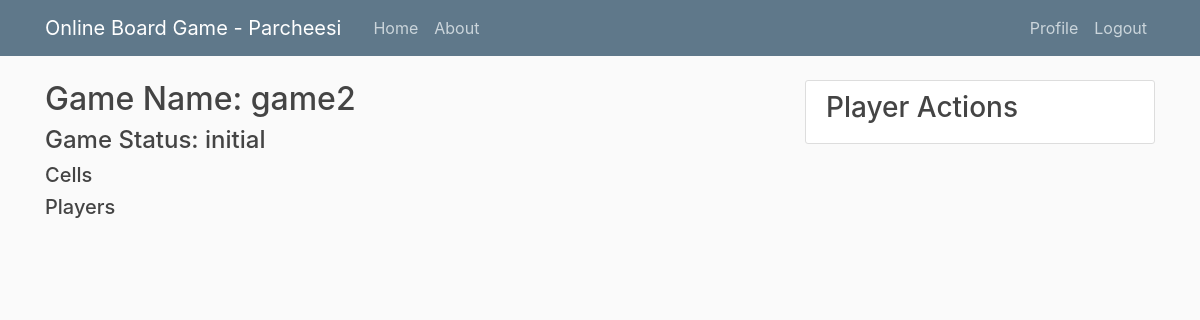
/2/details/ (signed in), run on an earlier commit of the app's database.
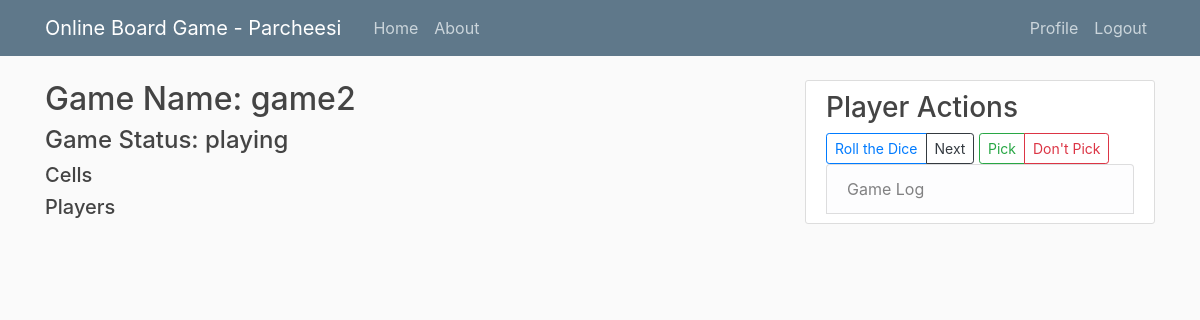
And on a later commit of the database.
### game/models.py (models this page shows, shortened)
class Game(models.Model):
    name = models.CharField(max_length=50)
    dice = models.IntegerField(default=3)
    is_cycle_enabled = models.BooleanField(default=False)
    cycle_value = models.IntegerField(default=0)
    credit = models.IntegerField(default=100)
    current_player_id = models.IntegerField(default=0)
    current_round = models.IntegerField(default=0)
    winner = models.ForeignKey(User, related_name='winner', null=True, blank=True, on_delete=models.PROTECT)
    game_ended = models.BooleanField(default=False)
    created = models.DateTimeField(auto_now_add=True)
    modified = models.DateTimeField(auto_now=True)
    termination_condition = models.CharField(max_length=20)
    termination_value = models.IntegerField(default=0)
    ready_player_count = models.IntegerField(default=0,null=True)
    player_count = models.IntegerField(default=0)
    game_status = models.CharField(max_length=30,default="initial")
    cell_count = models.IntegerField(default=0)
    def getGameCells(self):
        return self.cell_set.all()
    def getGameLog(self):
        return self.gamelog_set.all()
    def getGamePlayers(self):
        return self.player_set.all()

### game/views.py (the view)
# urls.py: path('<int:game_id>/details/', views.detail, name='game-detail'),
@login_required
def detail(request, game_id):
    player = User.objects.get(username = request.user).player
    game = get_object_or_404(Game, pk = game_id)
    player_brokeness = didPlayerBroke(game, player)
    context = {
        'game': game,
        'player': player,
        'title': 'Detail',
        'status': player_brokeness
    }
    return render(request, 'game/detail.html', context)

### game/views.py (called while the page is built)
def didPlayerBroke(game,player):
    if player.credits <= 0 and game.termination_condition != "firstbroke":
        changePlayer(player, game)
        return True
    return False

### game/templates/game/detail.html (shortened to what this page needs)
{% extends "game/base.html" %}
{% block content %}
	<h2>Game Name: {{ game.name }}</h2>
	<h4>Game Status: {{game.game_status}}</h4>
    <h5>Cells</h5>
    </body>
    <h5>Players</h5>
{% endblock content %}

### game/templates/game/base.html (shortened to what this page needs)
{% load static %}
<!DOCTYPE html>
<html>
<head>
    <link rel="stylesheet" href="https://maxcdn.bootstrapcdn.com/bootstrap/4.0.0/css/bootstrap.min.css">
    <link rel="stylesheet" type="text/css" href="{% static 'game/main.css' %}">
</head>
<body>
    <header class="site-header">
      <nav class="navbar navbar-expand-md navbar-dark bg-steel fixed-top">
        <div class="container">
          <a class="navbar-brand mr-4" href="{% url 'game-home' %}">Online Board Game - Parcheesi</a>
          <div class="collapse navbar-collapse" id="navbarToggle">
            <div class="navbar-nav mr-auto">
              <a class="nav-item nav-link" href="{% url 'game-home' %}">Home</a>
              <a class="nav-item nav-link" href="{% url 'game-about' %}">About</a>
            </div>
            <div class="navbar-nav">
              {% if user.is_authenticated %}
                <a class="nav-item nav-link" href="{% url 'profile' %}">Profile</a>
                <a class="nav-item nav-link" href="{% url 'logout' %}">Logout</a>
              {% else %}
                <a class="nav-item nav-link" href="{% url 'login' %}">Login</a>
                <a class="nav-item nav-link" href="{% url 'register' %}">Register</a>
              {% endif %}
            </div>
          </div>
        </div>
      </nav>
    </header>
    <main role="main" class="container">
      <div class="row">
        <div class="col-md-8">
          {% block content %}{% endblock %}
        {% if player %}
        <div class="col-md-4">
          <div class="content-section">
            {% if player.game != null%}
              <h3 >Player Actions</h3>
              {% if game.game_status == "playing" and  0 < player.credits %}
              <div class="btn-group" role="group" aria-label="Player Actions">
                <button id='roll' name="roll" type="submit" value="{% url 'game-next' player.game.id %}" class="btn btn-outline-primary btn-sm">Roll the Dice</button>
                <button id='next' value="next" name="next" type="submit" class="btn btn-outline-dark btn-sm">Next</button>
              </div>
              <div class="btn-group" role="group" aria-label="Player Actions">
                <button id='pick' name="pick" type="submit" value="{% url 'game-pick' player.game.id %}" class="btn btn-outline-success btn-sm">Pick</button>
                <button id='no_pick' value="false" name="no_pick" type="submit" class="btn btn-outline-danger btn-sm"  >Don't Pick</button>
              </div>
              {% endif %}
              <ul class="list-group">
                {% if game.game_status == "playing" and game.getGameLog%}
                <li class="list-group-item list-group-item-light">Game Log</li>
                {% endif %}
              </ul>
            {% endif %}
          </div>
        </div>
        {% endif %}
</body>
</html>

### game/static/game/main.css (style rules this page uses)
body { background: #fafafa; color: #333333; margin-top: 5rem; }
h1, h2, h3, h4, h5, h6 { color: #444444; }
ul { margin: 0; }
.bg-steel { background-color: #5f788a; }
.site-header .navbar-nav .nav-link { color: #cbd5db; }
.content-section { background: #ffffff; padding: 10px 20px; border: 1px solid #dddddd; border-radius: 3px; margin-bottom: 20px; }

What changed in the data, as far as the page shows it:
changed Game "game2": game_status "initial" → "playing"
Also different on the page:
text now shown: "Roll the Dice Next Pick Don't Pick Game Log"
